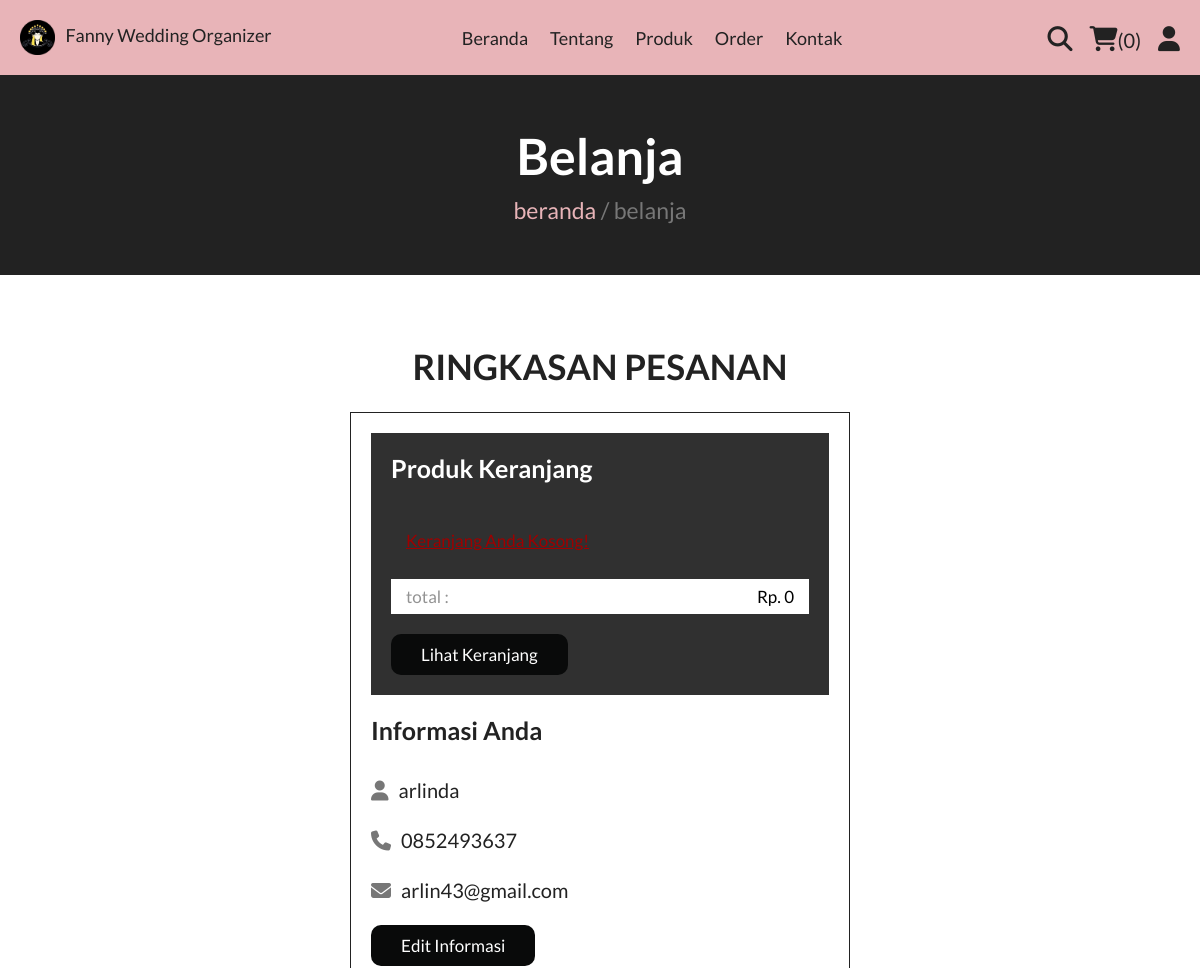
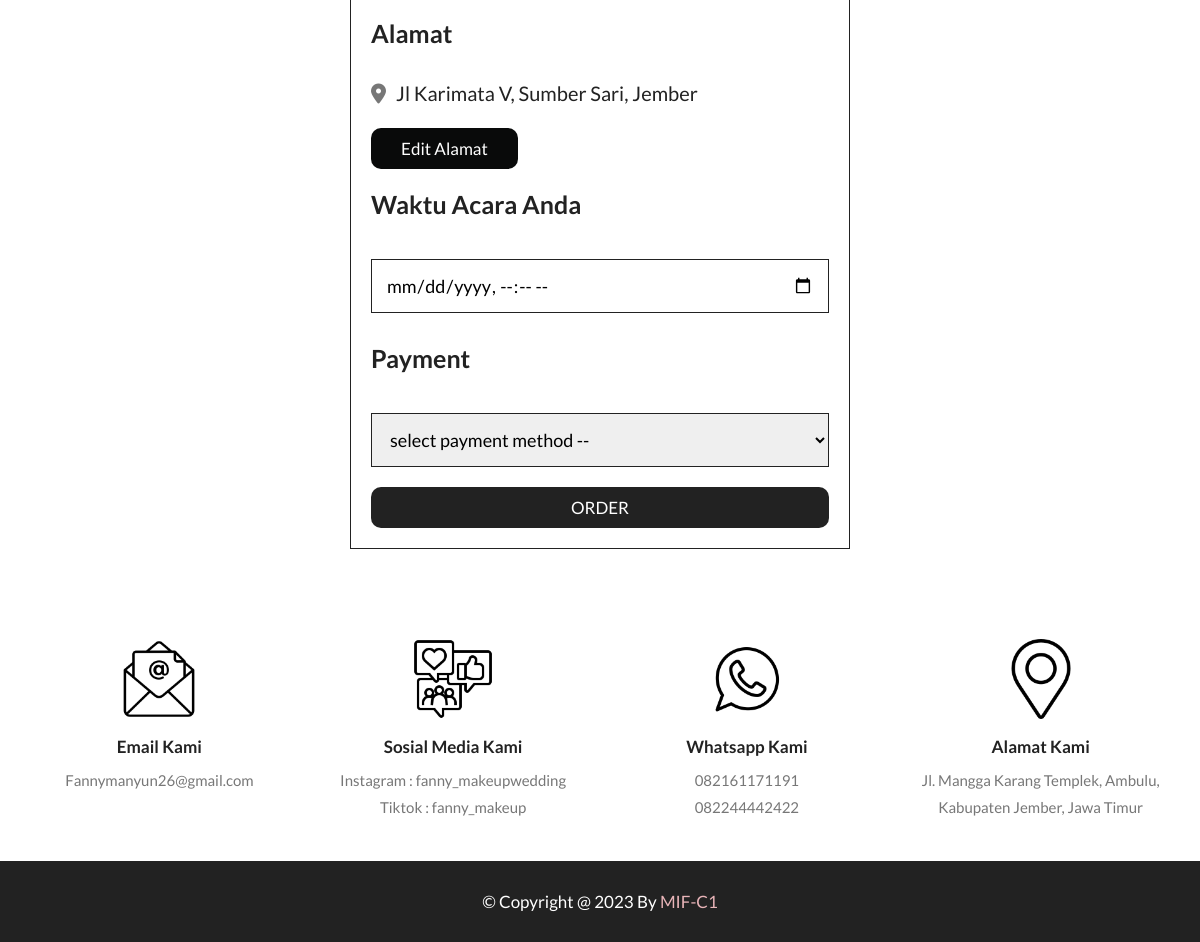
The page /checkout.php (signed in) on the database its author committed (2 pictures, top to bottom).
### tables this page shows
CREATE TABLE `users` (
  `id` int(11) NOT NULL,
  `name` varchar(50) NOT NULL,
  `email` varchar(50) NOT NULL,
  `number` varchar(50) NOT NULL,
  `password` varchar(50) NOT NULL,
  `address` varchar(255) NOT NULL
);

### checkout.php (the view, shortened to what this page needs)
<?php
include 'components/connect.php';
if(isset($_SESSION['user_id'])){
   $user_id = $_SESSION['user_id'];
}else{
   $user_id = '';
   header('location:home.php');
};
?>
<!DOCTYPE html>
<html lang="en">
<head>
   <link rel="stylesheet" href="https://cdnjs.cloudflare.com/ajax/libs/font-awesome/6.1.1/css/all.min.css">
   <link rel="stylesheet" href="https://stackpath.bootstrapcdn.com/font-awesome/4.7.0/css/font-awesome.min.css"
      type="text/css" media="all"/>
   <link rel="stylesheet" href="css/style.css">
</head>
<body>
<?php include 'components/user_header.php'; ?>
<div class="heading">
   <h3>belanja</h3>
   <p><a href="home.php">beranda</a> <span> / belanja</span></p>
</div>
<section class="checkout">
   <h2 class="title">ringkasan pesanan</h2>
<form action="" method="post">
   <div class="cart-items">
      <h3>produk keranjang</h3>
      <?php
         $grand_total = 0;
         $cart_items[] = '';
         $select_cart = $conn->prepare("SELECT * FROM `cart` WHERE user_id = ?");
         $select_cart->execute([$user_id]);
         if($select_cart->rowCount() > 0){
            while($fetch_cart = $select_cart->fetch(PDO::FETCH_ASSOC)){
               $cart_items[] = $fetch_cart['name'].' ('.$fetch_cart['price'].' x '. $fetch_cart['quantity'].') + ';
               $total_products = implode($cart_items);
               $grand_total += ($fetch_cart['price'] * $fetch_cart['quantity']);
      ?>
      <p><span class="name"><?= $fetch_cart['name']; ?></span><span class="price">Rp. <?php echo " " . number_format($fetch_cart['price'],0,',','.'); ?> x <?= $fetch_cart['quantity']; ?></span></p>
      <?php
            }
         }else{
            echo '<p class="empty">keranjang Anda kosong!</p>';
         }
      ?>
      <p class="grand-total"><span class="name">total :</span><span class="price">Rp.  <?php echo " " . number_format($grand_total,0,',','.'); ?></span></p>
      <a href="cart.php" class="btn">lihat keranjang</a>
   </div>
   <div class="user-info">
      <h3>Informasi Anda</h3>
      <p><i class="fas fa-user"></i><span><?= $fetch_profile['name'] ?></span></p>
      <p><i class="fas fa-phone"></i><span><?= $fetch_profile['number'] ?></span></p>
      <p><i class="fas fa-envelope"></i><span><?= $fetch_profile['email'] ?></span></p>
      <a href="update_profile.php" class="btn">edit informasi</a>
      <h3>Alamat</h3>
      <p><i class="fas fa-map-marker-alt"></i><span><?php if($fetch_profile['address'] == ''){echo 'masukan alamat Anda';}else{echo $fetch_profile['address'];} ?></span></p>
      <a href="update_address.php" class="btn">edit alamat</a>
      <h3>Waktu Acara Anda</h3>
      <input type="datetime-local" class="box" name="event_time">
      <h3>Payment</h3>
      <select name="method" class="box" required>
         <option value="" disabled selected>select payment method --</option>
      </select>
      <input type="submit" value="ORDER" class="btn <?php if($fetch_profile['address'] == ''){echo 'alamat kosong';} ?>" style="width:100%; background: var(--black); color:var(--white);" name="submit">
   </div>
</form>
</section>
<?php include 'components/footer.php'; ?>
</body>
</html>

### css/style.css (style rules this page uses)
:root { --color-custom : #E8B4B8; --yellow:#fed330; --red:rgb(158, 0, 0); --white:#fff; --black:#222; --light-color:#777; --border:.1rem solid var(--black); --pr-color : #E8B4B8; }
* { font-family: 'Lato' ,'Rubik', 'sans-serif'; margin:0; padding:0; box-sizing: border-box; outline: none; border: none; text-decoration: none; }
html { font-size: 62.5%; overflow-x: hidden; scroll-behavior: smooth; stop-opacity: 7rem; }
section { margin:0 auto; max-width: 1200px; padding:2rem; }
.title { text-align: center; margin-bottom: 2.5rem; font-size: 3.5rem; color:var(--black); text-transform: uppercase; padding-top: 5rem; }
.heading { display: flex; align-items: center; justify-content: center; gap:1rem; flex-flow: column; background-color: var(--black); min-height: 20rem; }
.heading h3 { font-size: 5rem; color:var(--white); text-transform: capitalize; }
.heading p { font-size: 2.3rem; color:var(--light-color); }
.heading p a { color:var(--pr-color); }
.btn, .delete-btn { margin-top: 1rem; display: inline-block; font-size: 1.7rem; padding:1rem 3rem; cursor: pointer; text-transform: capitalize; transition: .2s linear; }
.btn { background-color: #090a0a; color:white; border-radius: 10px; }
.empty { padding:1.5rem; text-align: center; text-decoration: underline; width: 100%; font-size: 2rem; text-transform: capitalize; color:var(--red); }
.checkout form { max-width: 50rem; margin:0 auto; border:var(--border); padding:2rem; }
.checkout form h3 { font-size: 2.5rem; text-transform: capitalize; padding: 2rem 0; color:var(--black); }
.checkout form .cart-items { background-color: rgb(48, 48, 48); padding:2rem; padding-top: 0; }
.checkout form .cart-items h3 { color:var(--white); }
.checkout form .cart-items p { display: flex; align-items: center; gap:1.5rem; justify-content: space-between; margin:1rem 0; line-height: 1.5; font-size: 1.7rem; }
.checkout form .cart-items p .name { color:rgb(147, 147, 147); }
.checkout form .cart-items p .price { color:white; }
.checkout form .cart-items .grand-total { background-color: var(--white); padding:.5rem 1.5rem; }
.checkout form .cart-items .grand-total .price { color:black; }
.checkout form .user-info p { font-size: 2rem; line-height: 1.5; padding:1rem 0; }
.checkout form .user-info p i { color:var(--light-color); margin-right: 1rem; }
.checkout form .user-info p span { color:var(--black); }
.checkout form .user-info .box { width: 100%; border:var(--border); padding:1.4rem; margin-top: 2rem; margin-bottom: 1rem; font-size: 1.8rem; }

### rows shown on the page
users: name "arlinda", number "0852493637", email "arlin43@gmail.com", address "Jl Karimata V, Sumber Sari, Jember", submit "ORDER"

### other values the page prints
$total_cart_items "0"
$grand_total "0"
